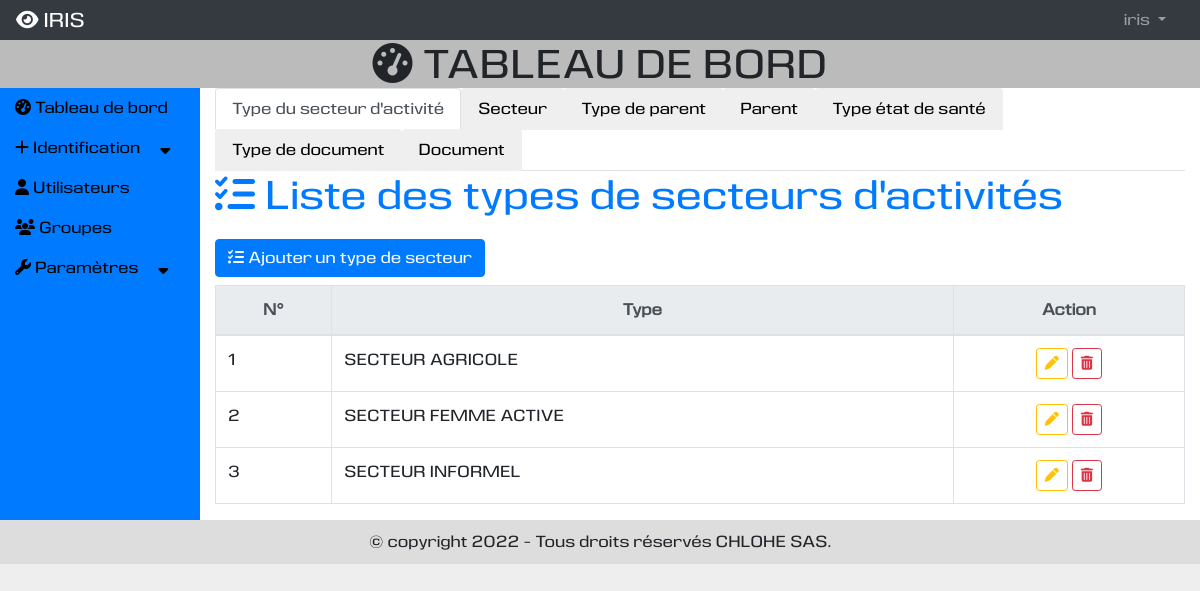
The app's page /vieprofessionnelle/ (signed in) with its own data.
### vieprofessionnelle/models.py (models this page shows)
class TypeSecteur(models.Model):
    type = models.CharField(max_length=250, unique=True)
    def __str__(self):
        return self.type

### vieprofessionnelle/views.py (the view)
# urls.py: path('vieprofessionnelle/',include('vieprofessionnelle.urls')),
@login_required
@permission_required('auth.view_user', raise_exception=True)
@permission_required('auth.view_group', raise_exception=True)
def vieprofessionnelle(request):
    typesecteurs = TypeSecteur.objects.order_by("type")
    secteurs = Secteur.objects.order_by("secteur")
    typeparents = TypeParent.objects.order_by("libelle")
    parents = Parent.objects.order_by("nomprenoms")
    typeetatsantes = TypeEtatSante.objects.order_by("libelle")
    typedocuments = TypeDocument.objects.order_by("libelle")
    documents = Document.objects.order_by("-id")
    membres = Membre.objects.order_by("-id")
    active_typesecteur = ['', 'false', '']
    active_secteur = ['', 'false', '']
    active_typeparent = ['', 'false', '']
    active_parent = ['', 'false', '']
    active_typeetatsante = ['', 'false', '']
    active_typedocument = ['', 'false', '']
    active_document = ['', 'false', '']
    if _active_onglet == "typesecteur":
        active_typesecteur = ['active', 'true', 'show active']
    elif _active_onglet == "secteur":
        active_secteur = ['active', 'true', 'show active']
    elif _active_onglet == "typeparent":
        active_typeparent = ['active', 'true', 'show active']
    elif _active_onglet == "parent":
        active_parent = ['active', 'true', 'show active']
    elif _active_onglet == "typeetatsante":
        active_typeetatsante = ['active', 'true', 'show active']
    elif _active_onglet == "typedocument":
        active_typedocument = ['active', 'true', 'show active']
    elif _active_onglet == "document":
        active_document = ['active', 'true', 'show active']
    else:
        active_typesecteur = ['active', 'true', 'show active']
    context = {
        "titre": "Vie professionnelle",
        "typesecteurs": typesecteurs,
        "secteurs": secteurs,
        "typeparents": typeparents,
        "parents": parents,
        "typeetatsantes": typeetatsantes,
        "typedocuments": typedocuments,
        "documents": documents,
        "membres": membres,
        "active_typesecteur": active_typesecteur,
        "active_secteur": active_secteur,
        "active_typeparent": active_typeparent,
        "active_parent": active_parent,
        "active_typeetatsante": active_typeetatsante,
        "active_typedocument": active_typedocument,
        "active_document": active_document,
    }
    return render(request, "vieprofessionnelle/vieprofessionnelle.html", context)

### vieprofessionnelle/templates/vieprofessionnelle/vieprofessionnelle.html (shortened to what this page needs)
{% extends 'utilisateur/base.html' %}
{% load static %}
{% block tableau_de_bord %}
<div>
  <ul class="nav nav-tabs" id="myTab" role="tablist">
    <li class="nav-item" role="presentation">
      <button class="nav-link {{active_typesecteur|first}}" id="typesecteur-tab" data-toggle="tab" data-target="#typesecteur" type="button" role="tab" aria-controls="typesecteur" aria-selected="{{ active_typesecteur|slice:'1:2'|first }}">
        Type du secteur d'activité
      </button>
    </li>
    <li class="nav-item" role="presentation">
      <button class="nav-link {{active_secteur|first}}" id="secteur-tab" data-toggle="tab" data-target="#secteur" type="button" role="tab" aria-controls="secteur" aria-selected="{{ active_secteur|slice:'1:2'|first }}">
        Secteur
      </button>
    </li>
    <li class="nav-item" role="presentation">
      <button class="nav-link {{active_typeparent|first}}" id="typeparent-tab" data-toggle="tab" data-target="#typeparent" type="button" role="tab" aria-controls="typeparent" aria-selected="{{ active_typeparent|slice:'1:2'|first }}">
        Type de parent
      </button>
    </li>
    <li class="nav-item" role="presentation">
      <button class="nav-link {{active_parent|first}}" id="parent-tab" data-toggle="tab" data-target="#parent" type="button" role="tab" aria-controls="parent" aria-selected="{{ active_parent|slice:'1:2'|first }}">
        Parent
      </button>
    </li>
    <li class="nav-item" role="presentation">
      <button class="nav-link {{active_typeetatsante|first}}" id="typeetatsante-tab" data-toggle="tab" data-target="#typeetatsante" type="button" role="tab" aria-controls="typeetatsante" aria-selected="{{ active_typeetatsante|slice:'1:2'|first }}">
        Type état de santé
      </button>
    </li>
    <li class="nav-item" role="presentation">
      <button class="nav-link {{active_typedocument|first}}" id="typedocument-tab" data-toggle="tab" data-target="#typedocument" type="button" role="tab" aria-controls="typedocument" aria-selected="{{ active_typedocument|slice:'1:2'|first }}">
        Type de document
      </button>
    </li>
    <li class="nav-item" role="presentation">
      <button class="nav-link {{active_document|first}}" id="document-tab" data-toggle="tab" data-target="#document" type="button" role="tab" aria-controls="document" aria-selected="{{ active_document|slice:'1:2'|first }}">
        Document
      </button>
    </li>
  </ul>
  <div class="tab-content" id="myTabContent">
    <div class="tab-pane fade {{ active_typesecteur|last }}" id="typesecteur" role="tabpanel" aria-labelledby="typesecteur-tab">
      <div>
        <h1 class="mb-3 text-primary"><i class="fas fa-tasks"></i> Liste des types de secteurs d'activités</h1>
        <h3><a class="btn btn-primary" data-toggle="modal" data-target="#typesecteurModal" data-backdrop="static"><i class="fas fa-tasks"></i> Ajouter un type de secteur</a></h3>
        <div class="row">
            <div class="col-md-12">
                <table class="table  table-bordered table-hover table-responsive-md" id="tabletypesecteur">
                    <thead class="text-center">
                        <tr class="thead-light">
                            <th>N°</th>
                            <th>Type</th>
                            <th>Action</th>
                        </tr>
                    </thead>
                    <tbody>
                        {% for typesecteur in typesecteurs %}
                        <tr>
                            <td>{{forloop.counter}}</td>
                            <td>{{typesecteur.type|upper}}</td>
                            <td class="text-center">
                                <a class="btn btn-outline-warning btn-sm" title="Modifier" data-toggle="modal" data-target="#typesecteurmodifierModal{{typesecteur.id}}" data-backdrop="static"><i class="fas fa-pen"></i></a>
                                <button type="button" title="Supprimer" class="btn btn-outline-danger btn-sm" data-toggle="modal" data-target="#modal{{typesecteur.id}}" data-backdrop="static"><i class="fas fa-trash-alt"></i></button>
                            </td>
                        </tr>
                        {% empty %}
                            {% include 'vieprofessionnelle/ajouter_typesecteur.html' %}
                        {% endfor %}
                    </tbody>
                </table>
            </div>
        </div>
      </div>
    </div>
  </div>
</div>
{% endblock %}

### templates/nav.html (shortened to what this page needs)
<nav class="navbar navbar-expand-md bg-dark navbar-dark">
  <a class="navbar-brand" href="{% url 'presentation:index' %}"><i class="fas fa-eye"></i> IRIS</a>
  <div class="collapse navbar-collapse" id="collapsNavbar">
    <ul class="navbar-nav">
      {% if not user.is_authenticated %}
      <li class="nav-item">
        <a class="nav-link" href="{% url 'utilisateur:connexion' %}">Connexion</a>
      </li>
      <li class="nav-item">
        <a class="nav-link" href="{% url 'utilisateur:inscription' 0 %}">S'inscrire</a>
      </li>
      {% else %}
      <li class="nav-item dropdown" style="position: relative;">
        <a class="nav-link dropdown-toggle" href="#" id="navbardrop" data-toggle="dropdown">
          {{user.get_username}}
        </a>
      </li>
      {% endif %}
    </ul>
  </div>
</nav>

### static/css/css.css (style rules this page uses)
body { margin: 0px; padding: 0px; background : #EEE; font-family: 'eurocinewebfont'; }
nav { margin: 0px; padding: 0px; padding: 10px 10px 0px 10px; height: 40px; background: #DDD; }
nav div { display: flex; flex-direction: row; flex-wrap: wrap; justify-content: flex-end; }
nav div ul { margin: 0px; padding: 0px; list-style-type: none; }
nav div ul li { display: inline-block; margin-right: 10px; }
nav div ul li a { text-decoration: none; }
#contenu h1 { margin: 0px; padding : 0px; }

### records on screen
TypeSecteur: type "SECTEUR AGRICOLE"
TypeSecteur: type "SECTEUR FEMME ACTIVE"
TypeSecteur: type "SECTEUR INFORMEL"

### other values on screen
{{ user.get_username }} "iris"
